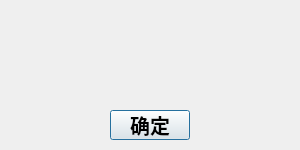
<?xml version="1.0" encoding="UTF-8"?>
<ui version="4.0">
 <class>Repswfail</class>
 <widget class="QDialog" name="Repswfail">
  <property name="geometry">
   <rect>
    <x>0</x>
    <y>0</y>
    <width>300</width>
    <height>150</height>
   </rect>
  </property>
  <property name="minimumSize">
   <size>
    <width>300</width>
    <height>150</height>
   </size>
  </property>
  <property name="maximumSize">
   <size>
    <width>300</width>
    <height>150</height>
   </size>
  </property>
  <property name="font">
   <font>
    <family>黑体</family>
   </font>
  </property>
  <property name="windowTitle">
   <string>错误信息</string>
  </property>
  <widget class="QLabel" name="label">
   <property name="geometry">
    <rect>
     <x>90</x>
     <y>60</y>
     <width>128</width>
     <height>16</height>
    </rect>
   </property>
   <property name="font">
    <font>
     <family>黑体</family>
     <pointsize>12</pointsize>
    </font>
   </property>
   <property name="text">
    <string/>
   </property>
  </widget>
  <widget class="QPushButton" name="pushButton">
   <property name="geometry">
    <rect>
     <x>110</x>
     <y>110</y>
     <width>80</width>
     <height>30</height>
    </rect>
   </property>
   <property name="font">
    <font>
     <family>黑体</family>
     <pointsize>15</pointsize>
     <weight>75</weight>
     <bold>true</bold>
    </font>
   </property>
   <property name="cursor">
    <cursorShape>PointingHandCursor</cursorShape>
   </property>
   <property name="text">
    <string>确定</string>
   </property>
  </widget>
 </widget>
 <resources/>
 <connections/>
</ui>
